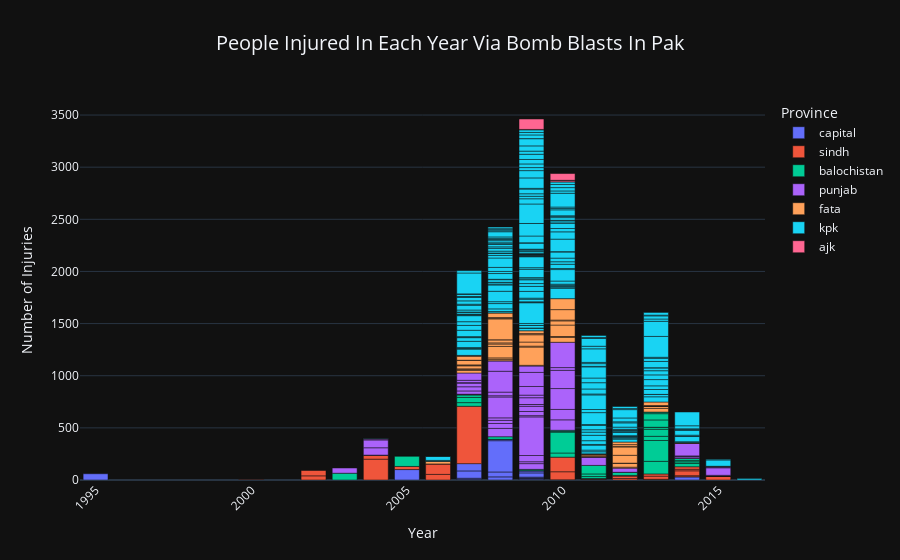

Here is the notebook cell this chart was saved with:
### Markdown cell above
- It shows that mostly people were killed in 2007, 2008, 2009, 2010 Suicide Blasts and mostly Blasts occured in KPK.

### Code cell
# Create a bar chart with enhanced visuals
fig2 = px.bar(
    df, 
    x='Year', 
    y='Injured Max', 
    color='Province', 
    title='People Injured In Each Year Via Bomb Blasts In Pak',
    labels={'Injured Max': 'Number of Injuries', 'Year': 'Year', 'Location': 'Location'},
    hover_data=['Province', 'City', 'Target Type'],
    color_continuous_scale=px.colors.sequential.Viridis
)

# Update layout for better visuals
fig2.update_layout(
    xaxis_title='Year',
    yaxis_title='Number of Injuries',
    legend_title='Province',
    template='plotly_dark',
    title_font_size=20,
    title_x=0.5,
    xaxis_tickangle=-45
)

# Show the figure
fig2.show()

### Figure 1 — Plotly figure (JSON) as saved in the notebook; plotly's stock layout.template omitted (floating-point values rounded to 4 significant figures; data arrays with more than 128 entries replaced by an {"elided": "..."} marker saying what was removed)
{"data": [{"alignmentgroup": "True", "customdata": [["capital", "islamabad", "foreigner"], ["capital", "islamabad", "civilian"], ["capital", "islamabad", "foreigner"], ["capital", "islamabad", "civilian"], ["capital", "islamabad", "government official"], ["capital", "islamabad", "police"], ["capital", "islamabad", "foreigner"], ["capital", "islamabad", "police"], ["capital", "islamabad", "foreigner"], ["capital", "islamabad", "police"], ["capital", "islamabad", "police"], ["capital", "islamabad", "military"], ["capital", "islamabad", "police"], ["capital", "islamabad", "foreigner"], ["capital", "islamabad", "civilian"], ["capital", "islamabad", "military"], ["capital", "islamabad", "religious"], ["capital", "islamabad", "religious"], ["capital", "islamabad", "civilian"], ["capital", "islamabad", "government official"]], "hovertemplate": "Province=%{customdata[0]}<br>Year=%{x}<br>Number of Injuries=%{y}<br>City=%{customdata[1]}<br>Target Type=%{customdata[2]}<extra></extra>", "legendgroup": "capital", "marker": {"color": "#636efa", "pattern": {"shape": ""}}, "name": "capital", "offsetgroup": "capital", "orientation": "v", "showlegend": true, "textposition": "auto", "type": "bar", "x": [1995, 2005, 2007, 2007, 2007, 2007, 2008, 2008, 2008, 2008, 2009, 2009, 2009, 2009, 2009, 2009, 2009, 2010, 2011, 2014], "xaxis": "x", "y": [60, 100, 7, 10, 70, 70, 30, 47, 300, 12, 8, 7, 5, 8, 40, 18, 4, 2, 6, 29], "yaxis": "y"}, {"alignmentgroup": "True", "customdata": [["sindh", "karachi", "media"], ["sindh", "karachi", "foreigner"], ["sindh", "karachi", "foreigner"], ["sindh", "karachi", "religious"], ["sindh", "karachi", "religious"], ["sindh", "karachi", "religious"], ["sindh", "karachi", "foreigner"], ["sindh", "karachi", "religious"], ["sindh", "karachi", "government official"], ["sindh", "karachi", "religious"], ["sindh", "karachi", "military"], ["sindh", "karachi", "civilian"], ["sindh", "karachi", "police"], ["sindh", "karachi", "police"], ["sindh", "karachi", "military"], ["sindh", "karachi", "police"], ["sindh", "karachi", "military"], ["sindh", "karachi", "religious"], ["sindh", "shikarpur", "civilian"], ["sindh", "karachi", "military"], ["sindh", "sukkur", "military"], ["sindh", "karachi", "police"], ["sindh", "karachi", "police"], ["sindh", "karachi", "military"], ["sindh", "karachi", "police"], ["sindh", "karachi", "police"], ["sindh", "karachi", null], ["sindh", "shikarpur", null], ["sindh", "karachi", null], ["sindh", "karachi", "rangers"], ["sindh", "karachi", null], ["sindh", "karachi", "police & rangers"], ["sindh", "jacobabad", "religious"], ["sindh", "shikarpur", "religious"], ["sindh", "sehwan town", "shia sect"]], "hovertemplate": "Province=%{customdata[0]}<br>Year=%{x}<br>Number of Injuries=%{y}<br>City=%{customdata[1]}<br>Target Type=%{customdata[2]}<extra></extra>", "legendgroup": "sindh", "marker": {"color": "#EF553B", "pattern": {"shape": ""}}, "name": "sindh", "offsetgroup": "sindh", "orientation": "v", "showlegend": true, "textposition": "auto", "type": "bar", "x": [2000, 2002, 2002, 2004, 2004, 2005, 2006, 2006, 2007, 2010, 2010, 2011, 2011, 2011, 2011, 2012, 2012, 2012, 2013, 2013, 2013, 2013, 2014, 2014, 2014, 2014, 2014, 2015, 2015, 2015, 2015, null, null, null, null], "xaxis": "x", "y": [3, 40, 51, 200, 35, 30, 54, 100, 550, 77, 140, 0, 7, 1, 0, 14, 23, 7, 2, 5, 30, 21, 11, 1, 47, 15, 24, 39, 0, 0, 0, 0, 40, 13, 200], "yaxis": "y"}, {"alignmentgroup": "True", "customdata": {"elided": "47x3 str values"}, "hovertemplate": "Province=%{customdata[0]}<br>Year=%{x}<br>Number of Injuries=%{y}<br>City=%{customdata[1]}<br>Target Type=%{customdata[2]}<extra></extra>", "legendgroup": "balochistan", "marker": {"color": "#00cc96", "pattern": {"shape": ""}}, "name": "balochistan", "offsetgroup": "balochistan", "orientation": "v", "showlegend": true, "textposition": "auto", "type": "bar", "x": [2003, 2005, 2006, 2007, 2007, 2007, 2008, 2008, 2009, 2010, 2010, 2010, 2010, 2011, 2011, 2011, 2012, 2013, 2013, 2013, 2013, 2013, 2013, 2013, 2013, 2013, 2014, 2014, 2014, 2014, 2014, 2015, null, null, null, null, null, null, null, null, null, null, null, null, null, null, null], "xaxis": "x", "y": [65, 100, 0, 35, 50, 23, 1, 25, 12, 40, 200, 6, 12, 19, 25, 82, 30, 121, 200, 40, 68, 19, 0, 70, 60, 16, 31, 16, 12, 20, 0, 0, 15, 36, 6, 35, 120, 165, 100, 37, 100, 11, 40, 0, 22, 8, 22], "yaxis": "y"}, {"alignmentgroup": "True", "customdata": {"elided": "64x3 str values"}, "hovertemplate": "Province=%{customdata[0]}<br>Year=%{x}<br>Number of Injuries=%{y}<br>City=%{customdata[1]}<br>Target Type=%{customdata[2]}<extra></extra>", "legendgroup": "punjab", "marker": {"color": "#ab63fa", "pattern": {"shape": ""}}, "name": "punjab", "offsetgroup": "punjab", "orientation": "v", "showlegend": true, "textposition": "auto", "type": "bar", "x": [2003, 2004, 2004, 2004, 2004, 2007, 2007, 2007, 2007, 2007, 2007, 2007, 2007, 2007, 2008, 2008, 2008, 2008, 2008, 2008, 2008, 2008, 2008, 2009, 2009, 2009, 2009, 2009, 2009, 2009, 2009, 2009, 2009, 2009, 2009, 2009, 2009, 2010, 2010, 2010, 2010, 2010, 2010, 2011, 2012, 2012, 2013, 2014, 2014, 2014, 2014, 2015, 2015, 2015, 2015, 2015, 2015, null, null, null, null, null, null, null], "xaxis": "x", "y": [50, 4, 70, 75, 10, 8, 0, 0, 31, 40, 35, 5, 22, 70, 80, 47, 30, 24, 200, 12, 35, 200, 100, 55, 18, 60, 370, 12, 40, 50, 17, 0, 65, 25, 83, 135, 61, 100, 100, 200, 175, 26, 243, 80, 0, 40, 0, 15, 5, 5, 120, 0, 6, 72, 6, 6, 0, 25, 2, 20, 300, 90, 22, 56], "yaxis": "y"}, {"alignmentgroup": "True", "customdata": {"elided": "73x3 str values"}, "hovertemplate": "Province=%{customdata[0]}<br>Year=%{x}<br>Number of Injuries=%{y}<br>City=%{customdata[1]}<br>Target Type=%{customdata[2]}<extra></extra>", "legendgroup": "fata", "marker": {"color": "#FFA15A", "pattern": {"shape": ""}}, "name": "fata", "offsetgroup": "fata", "orientation": "v", "showlegend": true, "textposition": "auto", "type": "bar", "x": [2004, 2006, 2007, 2007, 2007, 2007, 2007, 2007, 2007, 2007, 2007, 2007, 2007, 2008, 2008, 2008, 2008, 2008, 2008, 2008, 2008, 2008, 2008, 2008, 2008, 2008, 2009, 2009, 2009, 2009, 2009, 2009, 2009, 2009, 2010, 2010, 2010, 2010, 2010, 2010, 2010, 2010, 2011, 2011, 2011, 2011, 2011, 2011, 2011, 2012, 2012, 2012, 2012, 2012, 2012, 2012, 2012, 2013, 2013, 2013, 2013, 2013, 2013, 2013, 2014, 2014, 2015, 2015, null, null, null, null, null], "xaxis": "x", "y": [2, 26, 25, 12, 3, 29, 3, 6, 43, 2, 37, 9, 0, 0, 15, 13, 110, 23, 11, 30, 0, 200, 5, 8, 45, 0, 7, 175, 9, 39, 70, 11, 0, 27, 47, 8, 0, 110, 40, 8, 100, 105, 0, 3, 8, 11, 2, 7, 0, 9, 36, 3, 75, 80, 4, 18, 25, 35, 18, 4, 2, 2, 1, 34, 1, 5, 3, 0, 0, 0, 14, 3, 0], "yaxis": "y"}, {"alignmentgroup": "True", "customdata": {"elided": "251x3 str values"}, "hovertemplate": "Province=%{customdata[0]}<br>Year=%{x}<br>Number of Injuries=%{y}<br>City=%{customdata[1]}<br>Target Type=%{customdata[2]}<extra></extra>", "legendgroup": "kpk", "marker": {"color": "#19d3f3", "pattern": {"shape": ""}}, "name": "kpk", "offsetgroup": "kpk", "orientation": "v", "showlegend": true, "textposition": "auto", "type": "bar", "x": {"elided": "251 int values"}, "xaxis": "x", "y": {"elided": "251 int values"}, "yaxis": "y"}, {"alignmentgroup": "True", "customdata": [["ajk", "muzaffarabad", "military"], ["ajk", "muzaffarabad", "religious"], ["ajk", "sudhanoti", "military"], ["ajk", "poonch", "police"], ["ajk", "poonch", "military"], ["ajk", "muzaffarabad", "religious"]], "hovertemplate": "Province=%{customdata[0]}<br>Year=%{x}<br>Number of Injuries=%{y}<br>City=%{customdata[1]}<br>Target Type=%{customdata[2]}<extra></extra>", "legendgroup": "ajk", "marker": {"color": "#FF6692", "pattern": {"shape": ""}}, "name": "ajk", "offsetgroup": "ajk", "orientation": "v", "showlegend": true, "textposition": "auto", "type": "bar", "x": [2009, 2009, 2010, 2010, 2010, 2010], "xaxis": "x", "y": [4, 100, 12, 2, 2, 65], "yaxis": "y"}], "layout": {"barmode": "relative", "legend": {"title": {"text": "Province"}, "tracegroupgap": 0}, "title": {"font": {"size": 20}, "text": "People Injured In Each Year Via Bomb Blasts In Pak", "x": 0.5}, "xaxis": {"anchor": "y", "domain": [0, 1], "tickangle": -45, "title": {"text": "Year"}}, "yaxis": {"anchor": "x", "domain": [0, 1], "title": {"text": "Number of Injuries"}}}}
